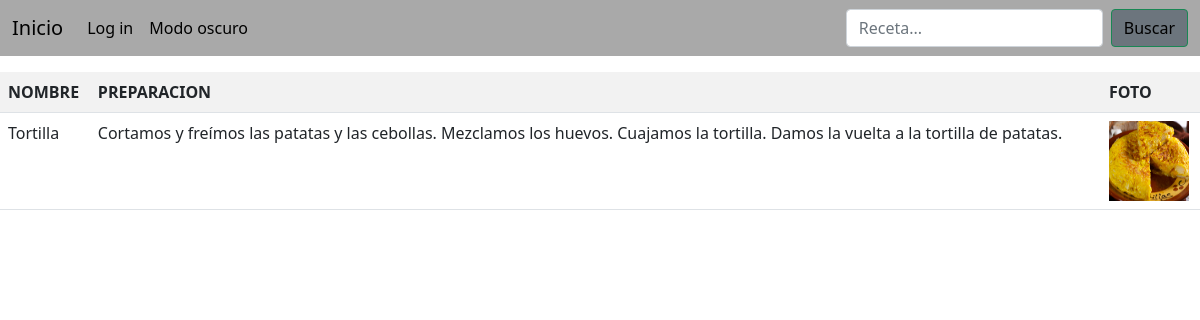
Screenshot of /receta/Tortilla/ with the database file from the repository.
### recetas/models.py (models this page shows, shortened)
class Receta(models.Model):
  nombre       = models.CharField(max_length=200)
  preparación  = models.TextField(max_length=5000)
  foto         = models.FileField(upload_to='media/fotos')

### recetas/views.py (the view)
# urls.py: path('receta/<str:nombre_receta>/', views.receta, name='receta'),
def receta(request, nombre_receta):
    receta_unica = Receta.objects.filter(nombre = nombre_receta)
    return render(request, 'receta.html', {'receta_unica':receta_unica})

### recetas/templates/receta.html
{% extends 'index.html' %}
{%block mostrar%}
    <table class="table table-striped">
        <tr>
          <td> <strong> NOMBRE </strong> </td>
          <td> <strong> PREPARACION </strong> </td>
          <td> <strong> FOTO </strong> </td>
        </tr>
        {% for Receta in receta_unica %}
        <tr>
            <td> {{ Receta.nombre }} </td>
            <td> {{ Receta.preparación }} </td>
            <td> <img width = "80" height = "80"src = "/{{ Receta.foto }}"/> </td>
        </tr>
        {% endfor %}
    </table>
{%endblock%}

### rows the page displays
Receta: nombre "Tortilla", preparación "Cortamos y freímos las patatas y las cebollas. Mezclamos los huevos. Cuajamos la tortilla. Damos la vuelta a la tortilla de patatas.", foto (picture)
